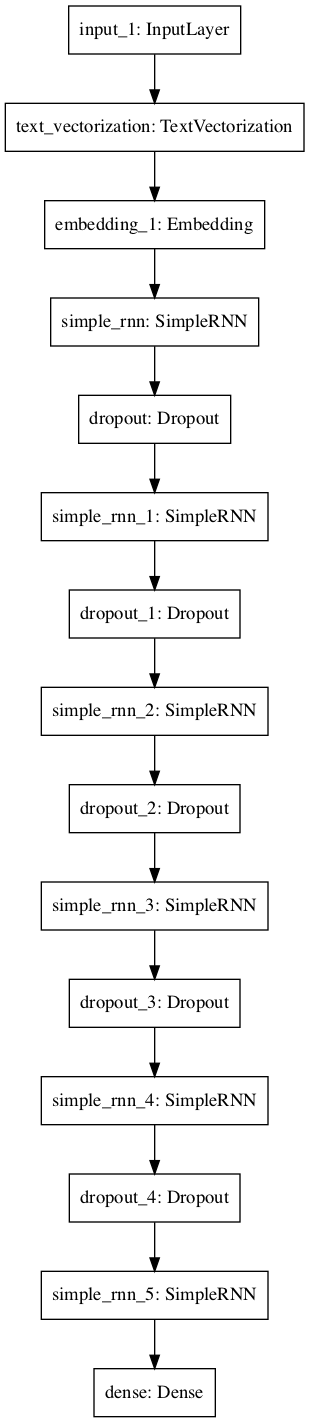

Generate this figure with Python:
"""
PROJECT 21: Tweets Sentiment Classification
TASK: Natural Language Processing to identify the sentiments
PROJECT GOALS AND OBJECTIVES
PROJECT GOAL
- Studying Recurrent neural network for NPL
- Studying architecture LSTM
- Studying architecture GRU
- Studying architecture Bidirectional-LSTM
PROJECT OBJECTIVES
1. Explore and prepare data
2. Training simple RNN model
3. Training LSTM
4. Training GRU
5. Training Bidirectional-LSTM
"""
# %%
# IMPORT LIBRARIES
import pandas as pd
import numpy as np
import seaborn as sns
import matplotlib.pyplot as plt
import random

from sklearn.model_selection import train_test_split
from sklearn.feature_extraction.text import TfidfVectorizer
from sklearn.naive_bayes import MultinomialNB
from sklearn.pipeline import Pipeline
from sklearn.metrics import accuracy_score, precision_recall_fscore_support
from sklearn.preprocessing import OneHotEncoder

import tensorflow as tf
from tensorflow.keras.layers import SimpleRNN, LSTM, GRU, Dropout, Dense, Input, Embedding
from tensorflow.keras.layers.experimental.preprocessing import TextVectorization
from tensorflow.keras.models import Model

# %%
# Path to data
train_data_path = "data/train_2kmZucJ.csv"
test_data_path = "data/test_oJQbWVk.csv"

# Create dataframe
train_df = pd.read_csv(train_data_path, index_col=0)
test_df = pd.read_csv(test_data_path)

train_df.head()
test_df.head()
# %%
train_df.info()
train_df['label'].value_counts()
# %%
# Shuffle training dataframe
train_df_shuffled = train_df.sample(frac=1, random_state=42)
train_df_shuffled.head()
# %%
print(f"Total training samples: {len(train_df)}")
print(f"Total test samples: {len(test_df)}")
print(f"Total samples: {len(train_df) + len(test_df)}")
# %%
# Random training examples
random_index = random.randint(0, len(train_df) - 5)
for row in train_df_shuffled[["label", "tweet"]][random_index:random_index + 5].itertuples():
    _, label, tweet = row
    print(f"Target: {label}", "(negative)" if label > 0 else "(not negative)")
    print(f"Text:\n{tweet}\n")
    print("---\n")
# %%
# Split data
train_sentences, val_sentences, train_labels, val_labels = train_test_split(train_df_shuffled["tweet"].to_numpy(),
                                                                            train_df_shuffled["label"].to_numpy(),
                                                                            test_size=0.1,
                                                                            random_state=42)
# Check the lengths
len(train_sentences), len(train_labels), len(val_sentences), len(val_labels)

# %%
# The first 10 training sentences and their labels
train_sentences[:10]
train_labels[:10]


# %%
# EVALUATION AND VISUALIZATION OF MODEL PARAMETERS

def learning_curves(history):
    pd.DataFrame(history.history).plot(figsize=(20, 8))
    plt.grid(True)
    plt.title('Learning curves')
    plt.gca().set_ylim(0, 1)
    plt.show()


def evaluation_model(history):
    fig, (axL, axR) = plt.subplots(ncols=2, figsize=(20, 8))
    axL.plot(history.history['loss'], label="Training loss")
    axL.plot(history.history['val_loss'], label="Validation loss")
    axL.set_title('Training and Validation loss')
    axL.set_xlabel('Epochs')
    axL.set_ylabel('Loss')
    axL.legend(loc='upper right')

    axR.plot(history.history['accuracy'], label="Training accuracy")
    axR.plot(history.history['val_accuracy'], label="Validation accuracy")
    axR.set_title('Training and Validation accuracy')
    axR.set_xlabel('Epoch')
    axR.set_ylabel('Accuracy')
    axR.legend(loc='upper right')

    plt.show()


def calculate_results(y_true, y_pred):
    model_accuracy = accuracy_score(y_true, y_pred) * 100
    model_precision, model_recall, model_f1, _ = precision_recall_fscore_support(y_true, y_pred, average="weighted",
                                                                                 labels=np.unique(y_pred))
    model_results = {"accuracy": model_accuracy,
                     "precision": model_precision,
                     "recall": model_recall,
                     "f1": model_f1}
    return model_results


# %%
# MULTINOMIAL NAIVE BAYES CLASSIFIER LIKE BASELINE MODEL
model_0 = Pipeline([
    ("tfidf", TfidfVectorizer()),
    ("clf", MultinomialNB())
])

model_0.fit(train_sentences.astype('str'), train_labels)

# %%
# EVALUATION RESULTS BASELINE MODEL
baseline_score = model_0.score(val_sentences, val_labels)
print(f"Model accuracy: {baseline_score * 100:.2f}%")

# %%
# Predictions
baseline_preds = model_0.predict(val_sentences)
baseline_preds[:20]

# %%
baseline_results = calculate_results(y_true=val_labels,
                                     y_pred=baseline_preds)
baseline_results

# %%
# SIMPLE RNN MODEL
max_vocab_length = 10000
max_length = 50

# %%
# Turn our data into TensorFlow Datasets
train_dataset = tf.data.Dataset.from_tensor_slices((train_sentences, train_labels))
valid_dataset = tf.data.Dataset.from_tensor_slices((val_sentences, val_labels))

train_dataset

# %%
# Take the TensorSliceDataset's and turn them into prefetched batches
train_dataset = train_dataset.batch(32).prefetch(tf.data.AUTOTUNE)
valid_dataset = valid_dataset.batch(32).prefetch(tf.data.AUTOTUNE)

train_dataset

# TextVectorization layer
text_vectorizer = TextVectorization(max_tokens=max_vocab_length,
                                    output_mode="int",
                                    output_sequence_length=max_length)

text_vectorizer.adapt(train_sentences.astype('str'))

# Embedding Layer
embedding = Embedding(input_dim=max_vocab_length,
                      output_dim=128,
                      embeddings_initializer="uniform",
                      input_length=max_length,
                      name="embedding_1")

# RNN Model
inputs = Input(shape=(1,), dtype="string")
x = text_vectorizer(inputs)
x = embedding(x)

x = SimpleRNN(512, activation='relu', return_sequences=True)(x)
x = Dropout(0.5)(x)

x = SimpleRNN(256, activation='relu', return_sequences=True)(x)
x = Dropout(0.5)(x)

x = SimpleRNN(128, activation='relu', return_sequences=True)(x)
x = Dropout(0.3)(x)

x = SimpleRNN(64, activation='relu', return_sequences=True)(x)
x = Dropout(0.25)(x)

x = SimpleRNN(32, activation='relu', return_sequences=True)(x)
x = Dropout(0.25)(x)

x = SimpleRNN(16, activation='relu')(x)

outputs = Dense(1, activation="sigmoid")(x)

model_RNN = Model(inputs, outputs, name="RNN_model")

# Compile model
model_RNN.compile(loss="binary_crossentropy",
                  optimizer=tf.keras.optimizers.Adam(),
                  metrics=["accuracy"])

model_RNN.summary()
tf.keras.utils.plot_model(model_RNN, to_file='RNN_model.png')

# %%
# Train model
early_stopping_cb = tf.keras.callbacks.EarlyStopping(patience=5,
                                                     restore_best_weights=True)

model_RNN_history = model_RNN.fit(train_sentences,
                                  train_labels,
                                  epochs=200,
                                  validation_data=(val_sentences, val_labels),
                                  callbacks=[early_stopping_cb])
# %%
# EVALUATION RESULT
# Learning curves
learning_curves(model_RNN_history)

# Evaluation model
evaluation_model(model_RNN_history)

# Check the results
model_RNN.evaluate(val_sentences, val_labels)

# Predictions
model_RNN_pred_probs = model_RNN.predict(val_sentences)
model_RNN_preds = tf.squeeze(tf.round(model_RNN_pred_probs))
model_RNN_preds[:20]

model_RNN_results = calculate_results(y_true=val_labels,
                                      y_pred=model_RNN_preds)
model_RNN_results

# Compare model results
model_results = pd.DataFrame({"baseline": baseline_results,
                              "RNN_model": model_RNN_results})
